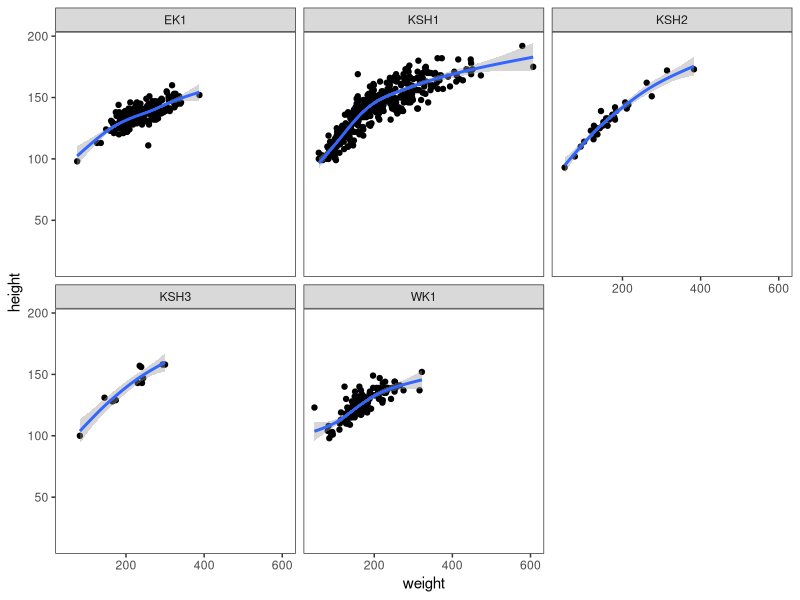
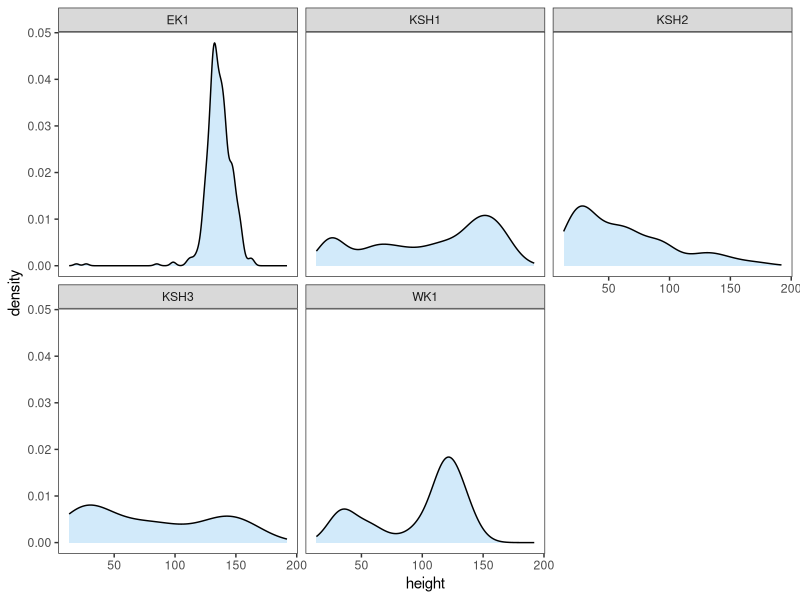
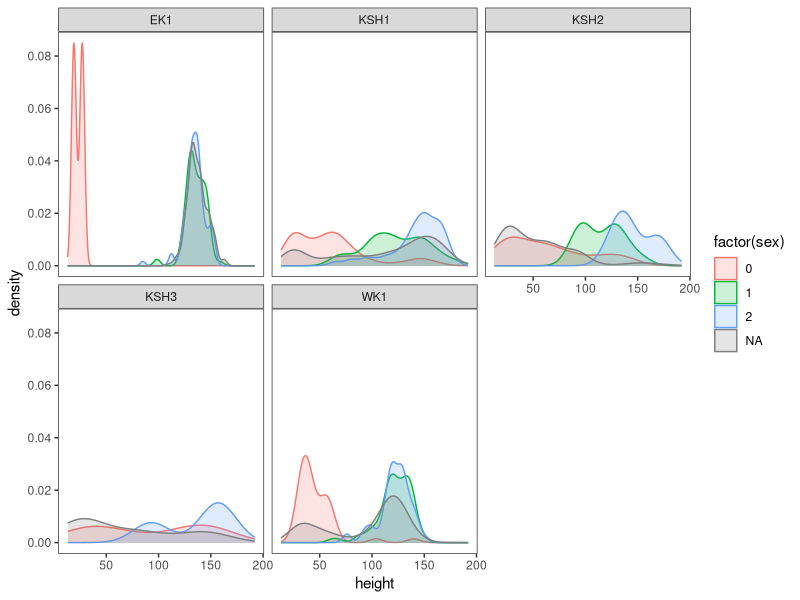

These figures' R source, in order:
# load ----
library(tidyverse)
theme_set(theme_bw()+ 
            theme(panel.grid.major = element_blank(),
                  panel.grid.minor = element_blank()))
# data ----
#clean up event data- change names and data types etc.
events <- read.csv('./data/events_2016_161027.csv')
events %>% mutate(ID = gsub(" ", "", STATION_ID),date = as.Date(DATE_SET, format='%m-%d-%Y'),
                  year = as.numeric(format(date, "%Y"))) %>% 
  select(year=year, date=date, Event = EVENT_ID, District = DISTRICT, 
         Dredge = DREDGE_ID, Bed = BED_SW, Type = STATION_TYPE, ID = ID, 
         slat = START_LATITUDE, slon=START_LONGITUDE, sdepth = DEPTH_START_F, 
         stime = START_TIME, speed=TOW_SPEED, maxdepth=Max_Dpth_fa, mindepth=Min_Dpth_fa, 
         elat=END_LATITUDE, elon=END_LONGITUDE, edepth=DEPTH_END_F, etime=END_TIME, 
         calc_length=TOW_LENGTH_CALC, field_length=TOW_LENGTH_FIELD,length=TOW_LENGTH_DESIGNATED,
         performance=GEAR_PERFORMANCE_CODE_SW) %>% 
  filter (performance == 1, Type != "Ancillary") -> event

catch <- read.csv('./data/catchComp_2016_161027.csv')
catch %>% select(Event = EVENT_ID, species=RACE_CODE, 
                 size_class=SCAL_SIZE_CLASS, count=COUNT,
                 sample_wt=SAMPLE_WT_KG, cond = CONDITION_CODE_RII, 
                 sample_type = SAMPLE_TYPE)  %>%
  filter (Event %in% event$Event) -> catch

awl <- read.csv('./data/awl_2016_161027.csv')
awl %>% select(Event = EVENT_ID, species=RACE_CODE, weight=WHOLE_WT_GRAMS, 
               worm=SHELL_WORM_SW, height=SHELL_HEIGHT_MM, sex=SEX_SW, 
               gonad_cond=SCAL_GONAD_COND, blister=MUD_BLISTER_SW, 
               meat_cond=MEAT_CONDITION_SW, clapper = CLAPPER, 
               sample_type = SAMPLE_TYPE) %>%
  filter (Event %in% event$Event) -> awl

# height ----
#height/weight relationship
awl %>% left_join(event) %>% 
  ggplot(aes(weight,height))+geom_point()+facet_wrap(~Bed)+stat_smooth() 

#ggsave("./figs/Fig1.tiff", dpi=300, height=6, width=6, units="in")

#height densities - this way includes <100mm shells
awl %>% left_join(event) %>% 
  ggplot(aes(height))+geom_density(alpha=.2,fill=4)+facet_wrap(~Bed)

#height densities - 
awl %>% left_join(event) %>% 
  ggplot(aes(height, fill=factor(sex),color=factor(sex)))+geom_density(alpha=.2)+facet_wrap(~Bed)
# getting some issues between using 0 and using NA - need to examine this.

# OTHER SCAL BIOLOGICAL DATA TABLES ----
library (xtable)
library (knitr)
options (scipen = 999)

awl %>% filter(species == 74120, is.na(clapper)) %>% left_join (event) -> bio # not adding events with no scals

# freq table for each variable by bed. 
worm <- table(bio$worm, bio$Bed) 
gonad <- table(bio$gonad_cond, bio$Bed) 
blist <- table(bio$blister, bio$Bed) 
weak <- table(bio$meat_cond, bio$Bed) 

# prop tables 
worm.p <- round(prop.table(worm, 2) * 100, 2) 
gonad.p <- round(prop.table(gonad, 2) * 100, 2)
blist.p <- round(prop.table(blist, 2) * 100, 2) 
weak.p <- round(prop.table(weak, 2) * 100, 2) 

# bind n row to prop table 
worm.pn <-  rbind(worm.p, margin.table(worm, 2))
gonad.pn <- rbind(gonad.p, margin.table(gonad, 2))
blist.pn <- rbind(blist.p, margin.table(blist, 2))
weak.pn <-  rbind(weak.p, margin.table(weak, 2))

# change row names.  Should use LUTs or some other type of substitution, in case classes observed in future changes. 
rownames(worm.pn) <- c("0%", "1 - 24%", "25 - 49%", "50 - 74%", "75 - 100%", "n")
rownames(gonad.pn) <- c("Immature", "Empty", "Initial Recovery", "Filling", "Full", "Cannot Determine", "n")
rownames(blist.pn) <-c("0%", "1 - 24%", "25 - 49%", "50 - 74%", "n")   # no 4's (75-100%) this year
rownames(weak.pn) <- c("Good", "Weak", "n")

# reorder kayak beds together
worm.pn <- worm.pn[,c("EK1","WK1","KSH1", "KSH2", "KSH3")]
gonad.pn <- gonad.pn[,c("EK1","WK1","KSH1", "KSH2", "KSH3")]
blist.pn <- blist.pn[,c("EK1","WK1","KSH1", "KSH2", "KSH3")]
weak.pn <- weak.pn[,c("EK1","WK1","KSH1", "KSH2", "KSH3")]

# cumbersome code to limit number of digits row-wise. Bottom row is n, others are %. 
worm.dig <- matrix  (c(rep(2,nrow(worm.pn) - 1),0),  nrow=nrow(worm.pn),  ncol=ncol(worm.pn) + 1) 
gonad.dig <- matrix (c(rep(2,nrow(gonad.pn) - 1),0), nrow=nrow(gonad.pn), ncol=ncol(gonad.pn) + 1) 
blist.dig <- matrix (c(rep(2,nrow(blist.pn) - 1),0), nrow=nrow(blist.pn), ncol=ncol(blist.pn) + 1) 
weak.dig <- matrix  (c(rep(2,nrow(weak.pn) - 1),0),  nrow=nrow(weak.pn),  ncol=ncol(weak.pn) + 1) 

# html tables. Insert this to rmd. Latex tables look better but not supported by word.
print(xtable(worm.pn,digits=worm.dig), type = 'html')
print(xtable(gonad.pn,digits=gonad.dig), type = 'html')
print(xtable(blist.pn,digits=blist.dig), type = 'html')
print(xtable(weak.pn,digits=weak.dig), type = 'html')  

# kable tables, as preview. but kable doesn't preserve digit formating.
kable(xtable(worm.pn,digits=worm.dig))  
kable(xtable(gonad.pn,digits=gonad.dig)) 
kable(xtable(blist.pn,digits=blist.dig)) 
kable(xtable(weak.pn,digits=weak.dig))   

options(scipen = 0)
